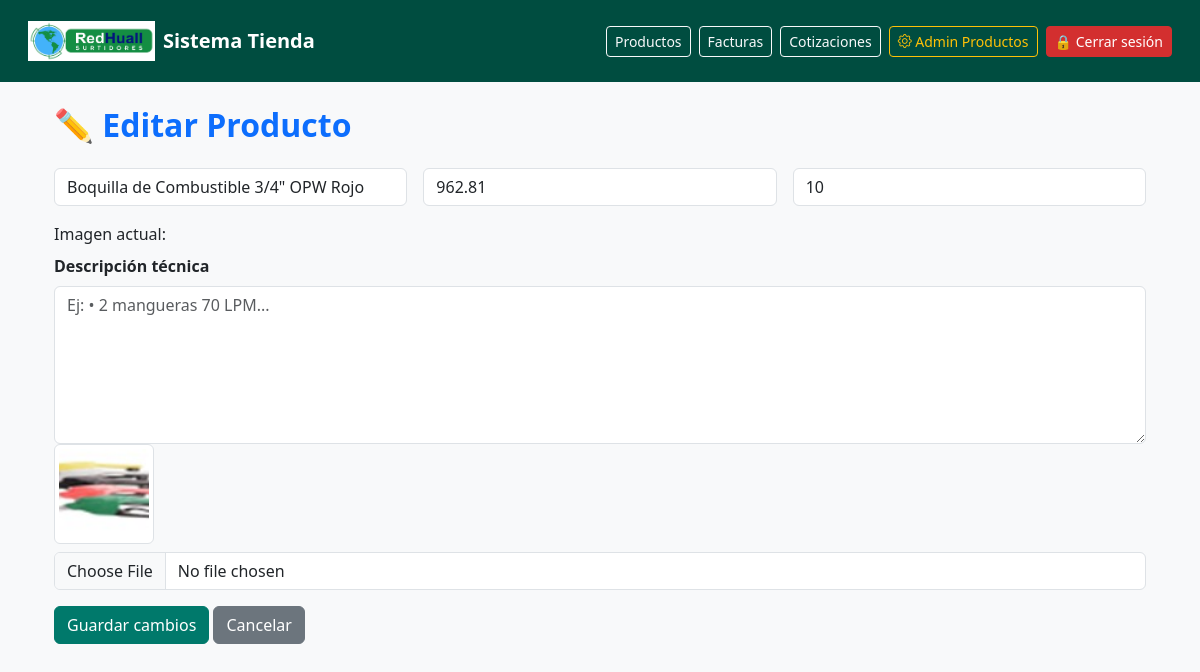
The app's page /admin/productos/editar/1 (signed in) with its own data.
### models.py (models this page shows)
class Producto(db.Model):
    __tablename__ = "productos"
    id = db.Column(db.Integer, primary_key=True)
    nombre = db.Column(db.String(150), nullable=False)
    detalle = db.Column(db.Text)
    precio = db.Column(db.Float, nullable=False)
    stock = db.Column(db.Integer, nullable=False)
    imagen = db.Column(db.String(200), nullable=True)

### app.py (the view, shortened to what this page needs)
@app.route("/admin/productos/editar/<int:id>", methods=["GET", "POST"])
def editar_producto(id):
    if "rol" not in session or session["rol"] != "admin":
        return redirect(url_for("pos"))
    producto = Producto.query.get_or_404(id)
    return render_template("editar_producto.html", producto=producto)

### templates/editar_producto.html
{% extends "base.html" %}
{% block content %}
<div class="container mt-4">
    <h2 class="mb-4 text-primary fw-bold">✏️ Editar Producto</h2>
    <form method="POST" enctype="multipart/form-data" class="row g-3">
        <div class="col-md-4">
            <input type="text" name="nombre" value="{{ producto.nombre }}" class="form-control" required>
        </div>
        <div class="col-md-4">
            <input type="number" step="0.01" name="precio" value="{{ producto.precio }}" class="form-control" required>
        </div>
        <div class="col-md-4">
            <input type="number" name="stock" value="{{ producto.stock }}" class="form-control" required>
        </div>
        <div class="col-md-12">
            <label class="form-label">Imagen actual:</label><br>
        <div class="col-md-12">
    <label class="form-label"><strong>Descripción técnica</strong></label>
    <textarea name="detalle" class="form-control" rows="6"
              placeholder="Ej: • 2 mangueras 70 LPM...">{{ producto.detalle or '' }}</textarea>
        </div>
            {% if producto.imagen %}
                <img src="{{ url_for('static', filename='uploads/productos/' + producto.imagen) }}"
                     class="img-thumbnail mb-2"
                     style="width:100px; height:100px; object-fit:cover;">
            {% else %}
                <span class="text-muted">Sin imagen</span>
            {% endif %}
            <input type="file" name="imagen" class="form-control">
        </div>
        <div class="col-md-12">
            <button type="submit" class="btn btn-primary">Guardar cambios</button>
            <a href="{{ url_for('admin_productos') }}" class="btn btn-secondary">Cancelar</a>
        </div>
    </form>
</div>
{% endblock %}

### static/css/custom.css (style rules this page uses)
body { background-color: #f8f9fa; font-family: 'Segoe UI', Tahoma, Geneva, Verdana, sans-serif; }
.btn-primary { background-color: #00796b; border-color: #00796b; }
h2, h4, h5 { color: #004d40; }

### records on screen
Producto: nombre "Boquilla de Combustible 3/4\" OPW Rojo", precio "962.81", stock "10", imagen (picture)
